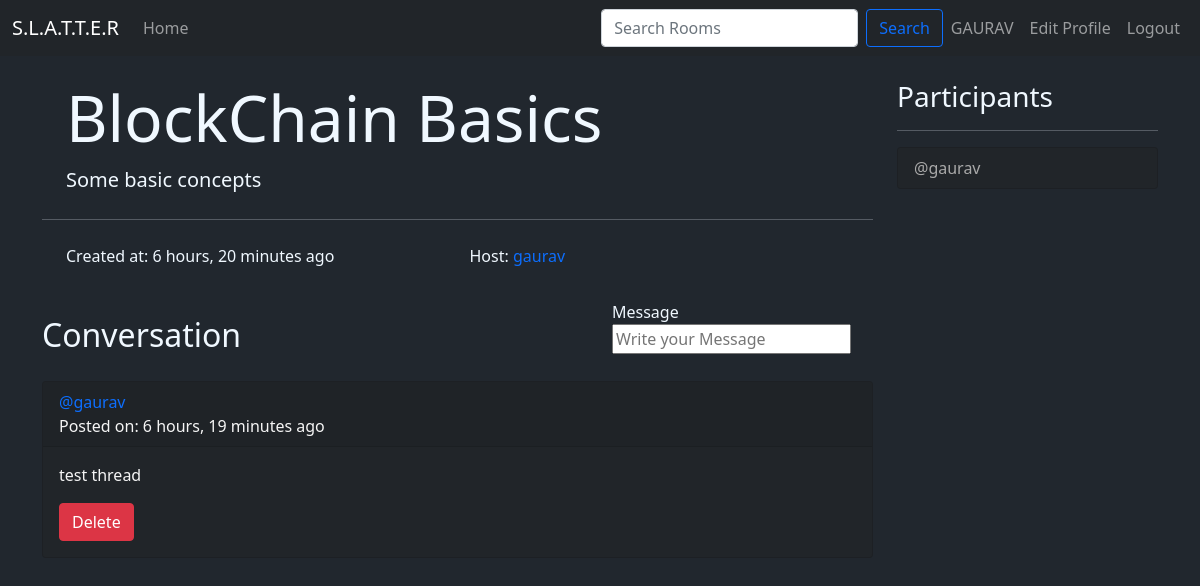
Screenshot of /room/1/ (signed in) with the database file from the repository.
### MyApp/models.py (models this page shows, shortened)
class Room(models.Model):
    host =  models.ForeignKey(User, on_delete=models.SET_NULL, null= True)
    topic = models.ForeignKey(Topic, on_delete=models.SET_NULL, null= True)
    name = models.CharField(max_length=100)
    description = models.CharField(null=True, blank=True, max_length=1000)
    participants = models.ManyToManyField(User,related_name='participants', blank=True)
    updated = models.DateField(auto_now=True)
    created = models.DateTimeField(auto_now_add=True)
    class Meta:
        ordering = ['-updated','-created']

class Message(models.Model):
    user = models.ForeignKey(User,on_delete=models.CASCADE)
    room = models.ForeignKey(Room,on_delete=models.CASCADE)
    body = models.TextField()
    updated = models.DateField(auto_now=True)
    created = models.DateTimeField(auto_now_add=True)
    class Meta:
        ordering = ['-updated','-created']

### MyApp/views.py (the view, shortened to what this page needs)
# urls.py: path('room/<str:pk>/', views.room, name="room"),
def room(request,pk):
    room = Room.objects.get(id=pk)
    room_messages = room.message_set.all().order_by('-created')
    participants = room.participants.all()
    context = {"room":room,"room_messages":room_messages,"participants":participants}
    return render(request, "room.html", context)

### templates/room.html (shortened to what this page needs)
{% extends 'main.html' %} {%block content%}
<div class="container">
  <div class="row">
    <div class="col-9">
      <div class="jumbotron jumbotron-fluid">
        <div class="container">
          <h1 class="display-3">{{room.name}}</h1>
          <span class="lead">{{room.description}}</span>
        </div>
        <hr class="my-4" />
        <div class="container">
          <div class="row">
            <div class="col-6">
              Created at: {{room.created | timesince}} ago
            </div>
            <div class="col-6">
              Host:
              <a
                href="{% url 'user-profile' room.host.id %}"
                style="text-decoration: none"
                >{{room.host}}</a
              >
            </div>
          </div>
        </div>
      </div>
      <div style="padding-top: 2rem" class="row">
        <div class="col-8" style="padding-top: 1rem">
          <h2>Conversation</h2>
        </div>
        <div class="col-1">
          {% if request.user.is_authenticated %}
          <div class="comment-form">
            <form action="" method="post">
              <label for="">Message</label>
              <input type="text" name="body" placeholder="Write your Message" />
            </form>
          </div>
          {% endif %}
        </div>
      </div>
      <div>
        {% for message in room_messages %}
        <div
          class="card"
          style="
            margin-top: 1.2rem;
            background-color: #212529;
            color: whitesmoke;
          "
        >
          <div class="card-header">
            <a
              href="{% url 'user-profile' message.user.id %}"
              style="text-decoration: none"
              >@{{message.user}}</a
            >
            <div>Posted on: {{message.created | timesince}} ago</div>
          </div>
          <div class="card-body">
            <p class="card-text">{{message.body}}</p>
            {% if request.user == message.user %}
            <a
              href="{% url 'delete-message' message.id%}"
              class="btn btn-danger"
              >Delete</a
            >
            {% endif %}
          </div>
        </div>
        {% endfor %}
      </div>
    </div>
    <div class="col-3">
      <div>
        <h3>Participants</h3>
        <hr />
        {% for user in participants %}
        <div class="list-group">
          <a
            href="{% url 'user-profile' user.id %}"
            class="list-group-item list-group-item-action"
            style="background-color: #212529; color: darkgray"
            >@{{user.username}}</a
          >
        </div>
        {%endfor%}
      </div>
    </div>
  </div>
</div>
{%endblock content%}

### templates/navbar.html (shortened to what this page needs)
<nav class="navbar fixed-top navbar-expand-lg navbar-dark bg-dark">
  <div class="container-fluid">
    <a class="navbar-brand" href="/">S.L.A.T.T.E.R</a>
    <div class="collapse navbar-collapse" id="navbarSupportedContent">
      <ul class="navbar-nav me-auto mb-2 mb-lg-0 navbar-nav-scroll">
        <li class="nav-item active">
          <a class="nav-link" href="/">Home </a>
        </li>
      </ul>
      <form class="d-flex" method="GET" action="{% url 'home' %}">
        <input
          class="form-control me-2"
          placeholder="Search Rooms"
          aria-label="Search"
          type="text"
          name="q"
          placeholder="Search Rooms"
        />
        <button class="btn btn-outline-primary" type="submit">Search</button>
      </form>
      <ul class="navbar-nav mb-2 mb-lg-0">
        {% if request.user.is_authenticated %}
        <li class="nav-item active">
          <a class="nav-link" href="{% url 'user-profile' user.id %}"
            ><span style="text-transform:uppercase">{{request.user}}</span>
          </a>
        </li>
        <li class="nav-item active">
          <a class="nav-link" href="{% url 'update-user' %}">Edit Profile </a>
        </li>
        <li class="nav-item active">
          <a class="nav-link" href="/logout">Logout </a>
        </li>
        {% else %}
        <li class="nav-item active">
          <a class="nav-link" href="/login">Login </a>
        </li>
        {% endif %}
      </ul>
    </div>
  </div>
</nav>

### templates/main.html (style rules this page uses)
body { margin-top: 5rem; background-color: #21272e; color: aliceblue; }

### rows the page displays
Room: name "BlockChain Basics", description "Some basic concepts", created "6 hours, 20 minutes", host "gaurav"
Message: user "gaurav", created "6 hours, 19 minutes", body "test thread", shows "Delete"

### other values shown
{{ request.user }} "GAURAV"
{{ user.username }} "gaurav"
